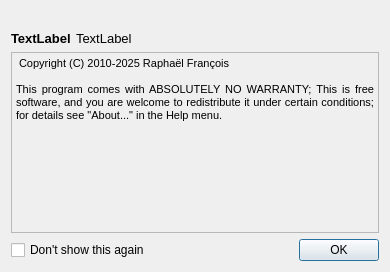
<?xml version="1.0" encoding="UTF-8"?>
<ui version="4.0">
 <class>Splash</class>
 <widget class="QDialog" name="Splash">
  <property name="enabled">
   <bool>true</bool>
  </property>
  <property name="geometry">
   <rect>
    <x>0</x>
    <y>0</y>
    <width>390</width>
    <height>272</height>
   </rect>
  </property>
  <property name="windowIcon">
   <iconset resource="../../resources/resources.qrc">
    <normaloff>:/vstboard32_8.png</normaloff>:/vstboard32_8.png</iconset>
  </property>
  <property name="autoFillBackground">
   <bool>true</bool>
  </property>
  <property name="locale">
   <locale language="English" country="UnitedStates"/>
  </property>
  <layout class="QVBoxLayout" name="verticalLayout">
   <item>
    <widget class="QLabel" name="label">
     <property name="pixmap">
      <pixmap resource="../../resources/resources.qrc">:/vstboard logo2.png</pixmap>
     </property>
     <property name="textInteractionFlags">
      <set>Qt::TextInteractionFlag::NoTextInteraction</set>
     </property>
    </widget>
   </item>
   <item>
    <layout class="QHBoxLayout" name="horizontalLayout_2">
     <property name="spacing">
      <number>5</number>
     </property>
     <item>
      <widget class="QLabel" name="labelApp">
       <property name="font">
        <font>
         <pointsize>10</pointsize>
         <bold>true</bold>
        </font>
       </property>
       <property name="text">
        <string notr="true">TextLabel</string>
       </property>
       <property name="alignment">
        <set>Qt::AlignmentFlag::AlignBottom|Qt::AlignmentFlag::AlignLeading|Qt::AlignmentFlag::AlignLeft</set>
       </property>
      </widget>
     </item>
     <item>
      <widget class="QLabel" name="labelVersion">
       <property name="sizePolicy">
        <sizepolicy hsizetype="Expanding" vsizetype="Preferred">
         <horstretch>0</horstretch>
         <verstretch>0</verstretch>
        </sizepolicy>
       </property>
       <property name="font">
        <font>
         <pointsize>10</pointsize>
        </font>
       </property>
       <property name="text">
        <string notr="true">TextLabel</string>
       </property>
       <property name="alignment">
        <set>Qt::AlignmentFlag::AlignBottom|Qt::AlignmentFlag::AlignLeading|Qt::AlignmentFlag::AlignLeft</set>
       </property>
      </widget>
     </item>
    </layout>
   </item>
   <item>
    <widget class="QTextBrowser" name="textBrowser">
     <property name="enabled">
      <bool>false</bool>
     </property>
     <property name="palette">
      <palette>
       <active>
        <colorrole role="WindowText">
         <brush brushstyle="SolidPattern">
          <color alpha="255">
           <red>0</red>
           <green>0</green>
           <blue>0</blue>
          </color>
         </brush>
        </colorrole>
        <colorrole role="Dark">
         <brush brushstyle="SolidPattern">
          <color alpha="255">
           <red>0</red>
           <green>0</green>
           <blue>0</blue>
          </color>
         </brush>
        </colorrole>
        <colorrole role="Text">
         <brush brushstyle="SolidPattern">
          <color alpha="255">
           <red>0</red>
           <green>0</green>
           <blue>0</blue>
          </color>
         </brush>
        </colorrole>
        <colorrole role="ButtonText">
         <brush brushstyle="SolidPattern">
          <color alpha="255">
           <red>0</red>
           <green>0</green>
           <blue>0</blue>
          </color>
         </brush>
        </colorrole>
        <colorrole role="PlaceholderText">
         <brush brushstyle="NoBrush">
          <color alpha="128">
           <red>0</red>
           <green>0</green>
           <blue>0</blue>
          </color>
         </brush>
        </colorrole>
       </active>
       <inactive>
        <colorrole role="WindowText">
         <brush brushstyle="SolidPattern">
          <color alpha="255">
           <red>0</red>
           <green>0</green>
           <blue>0</blue>
          </color>
         </brush>
        </colorrole>
        <colorrole role="Dark">
         <brush brushstyle="SolidPattern">
          <color alpha="255">
           <red>0</red>
           <green>0</green>
           <blue>0</blue>
          </color>
         </brush>
        </colorrole>
        <colorrole role="Text">
         <brush brushstyle="SolidPattern">
          <color alpha="255">
           <red>0</red>
           <green>0</green>
           <blue>0</blue>
          </color>
         </brush>
        </colorrole>
        <colorrole role="ButtonText">
         <brush brushstyle="SolidPattern">
          <color alpha="255">
           <red>0</red>
           <green>0</green>
           <blue>0</blue>
          </color>
         </brush>
        </colorrole>
        <colorrole role="PlaceholderText">
         <brush brushstyle="NoBrush">
          <color alpha="128">
           <red>0</red>
           <green>0</green>
           <blue>0</blue>
          </color>
         </brush>
        </colorrole>
       </inactive>
       <disabled>
        <colorrole role="WindowText">
         <brush brushstyle="SolidPattern">
          <color alpha="255">
           <red>0</red>
           <green>0</green>
           <blue>0</blue>
          </color>
         </brush>
        </colorrole>
        <colorrole role="Dark">
         <brush brushstyle="SolidPattern">
          <color alpha="255">
           <red>0</red>
           <green>0</green>
           <blue>0</blue>
          </color>
         </brush>
        </colorrole>
        <colorrole role="Text">
         <brush brushstyle="SolidPattern">
          <color alpha="255">
           <red>0</red>
           <green>0</green>
           <blue>0</blue>
          </color>
         </brush>
        </colorrole>
        <colorrole role="ButtonText">
         <brush brushstyle="SolidPattern">
          <color alpha="255">
           <red>0</red>
           <green>0</green>
           <blue>0</blue>
          </color>
         </brush>
        </colorrole>
        <colorrole role="PlaceholderText">
         <brush brushstyle="NoBrush">
          <color alpha="128">
           <red>0</red>
           <green>0</green>
           <blue>0</blue>
          </color>
         </brush>
        </colorrole>
       </disabled>
      </palette>
     </property>
     <property name="acceptDrops">
      <bool>false</bool>
     </property>
     <property name="html">
      <string notr="true">&lt;!DOCTYPE HTML PUBLIC &quot;-//W3C//DTD HTML 4.0//EN&quot; &quot;http://www.w3.org/TR/REC-html40/strict.dtd&quot;&gt;
&lt;html&gt;&lt;head&gt;&lt;meta name=&quot;qrichtext&quot; content=&quot;1&quot; /&gt;&lt;meta charset=&quot;utf-8&quot; /&gt;&lt;style type=&quot;text/css&quot;&gt;
p, li { white-space: pre-wrap; }
hr { height: 1px; border-width: 0; }
li.unchecked::marker { content: &quot;\2610&quot;; }
li.checked::marker { content: &quot;\2612&quot;; }
&lt;/style&gt;&lt;/head&gt;&lt;body style=&quot; font-family:'Segoe UI'; font-size:9pt; font-weight:400; font-style:normal;&quot;&gt;
&lt;p align=&quot;justify&quot; style=&quot; margin-top:0px; margin-bottom:0px; margin-left:0px; margin-right:0px; -qt-block-indent:0; text-indent:0px;&quot;&gt;&lt;span style=&quot; font-family:'MS Shell Dlg 2'; font-size:8pt;&quot;&gt; Copyright (C) 2010-2025 Raphaël François&lt;/span&gt;&lt;/p&gt;
&lt;p align=&quot;justify&quot; style=&quot;-qt-paragraph-type:empty; margin-top:0px; margin-bottom:0px; margin-left:0px; margin-right:0px; -qt-block-indent:0; text-indent:0px; font-family:'MS Shell Dlg 2'; font-size:8pt;&quot;&gt;&lt;br /&gt;&lt;/p&gt;
&lt;p align=&quot;justify&quot; style=&quot; margin-top:0px; margin-bottom:0px; margin-left:0px; margin-right:0px; -qt-block-indent:0; text-indent:0px;&quot;&gt;&lt;span style=&quot; font-family:'MS Shell Dlg 2'; font-size:8pt;&quot;&gt;This program comes with ABSOLUTELY NO WARRANTY; This is free software, and you are welcome to redistribute it under certain conditions; for details see &amp;quot;About...&amp;quot; in the Help menu.&lt;/span&gt;&lt;/p&gt;&lt;/body&gt;&lt;/html&gt;</string>
     </property>
     <property name="textInteractionFlags">
      <set>Qt::TextInteractionFlag::NoTextInteraction</set>
     </property>
    </widget>
   </item>
   <item>
    <layout class="QHBoxLayout" name="horizontalLayout">
     <item>
      <widget class="QCheckBox" name="checkHideIt">
       <property name="text">
        <string>Don't show this again</string>
       </property>
       <property name="checked">
        <bool>false</bool>
       </property>
      </widget>
     </item>
     <item>
      <widget class="QDialogButtonBox" name="buttonBox">
       <property name="orientation">
        <enum>Qt::Orientation::Horizontal</enum>
       </property>
       <property name="standardButtons">
        <set>QDialogButtonBox::StandardButton::Ok</set>
       </property>
      </widget>
     </item>
    </layout>
   </item>
  </layout>
 </widget>
 <resources>
  <include location="../../resources/resources.qrc"/>
  <include location="../../resources/resources.qrc"/>
  <include location="../../resources/resources.qrc"/>
 </resources>
 <connections>
  <connection>
   <sender>buttonBox</sender>
   <signal>accepted()</signal>
   <receiver>Splash</receiver>
   <slot>accept()</slot>
   <hints>
    <hint type="sourcelabel">
     <x>248</x>
     <y>254</y>
    </hint>
    <hint type="destinationlabel">
     <x>157</x>
     <y>274</y>
    </hint>
   </hints>
  </connection>
  <connection>
   <sender>buttonBox</sender>
   <signal>rejected()</signal>
   <receiver>Splash</receiver>
   <slot>reject()</slot>
   <hints>
    <hint type="sourcelabel">
     <x>316</x>
     <y>260</y>
    </hint>
    <hint type="destinationlabel">
     <x>286</x>
     <y>274</y>
    </hint>
   </hints>
  </connection>
 </connections>
</ui>
